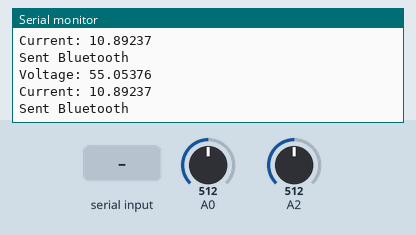
A sketch run on a simulated Arduino Uno, built for the host (arithmetic inside an expression is 32-bit, double 64-bit). Parts: the last lines printed to the serial monitor. Inputs (shaded band) come from the test bench; at power-on: A0 = 512, A2 = 512.

Above: at 1.2 s.
1.3 s: "d" received over the second serial link
2.8 s: "1" received over the second serial link
4.3 s: A0 set to 716
At 4.33 s:
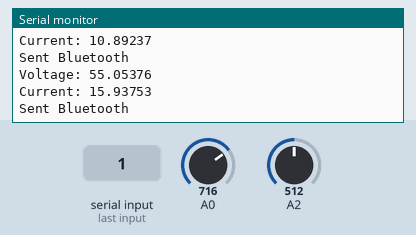
5.8 s: A2 set to 716
At 5.84 s:
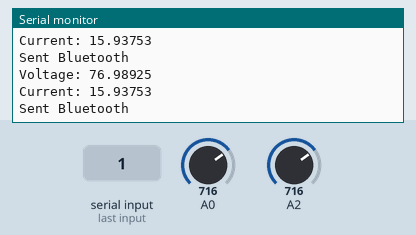
7.3 s: A0 set to 900
At 7.35 s:
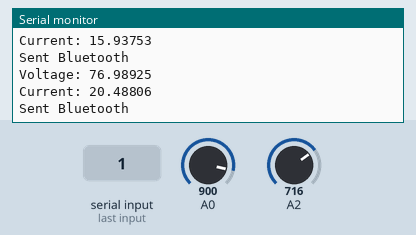
8.8 s: A2 set to 900
At 10.77 s:
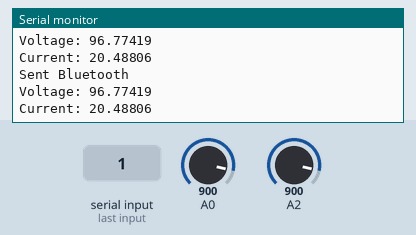
Timing chart, 0 to 11.3 s (numbered marks = the images above; inputs shaded):
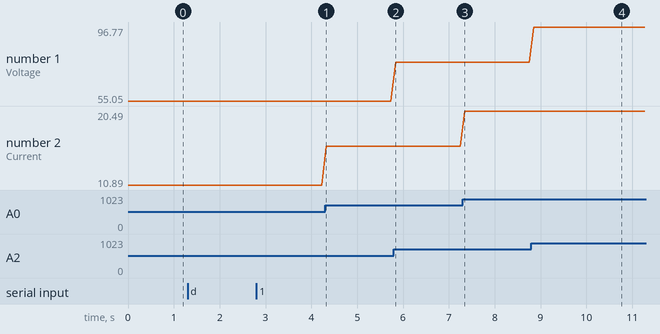

The sketch:

testingPotNewDontTouch.ino
```cpp
#include <SPI.h>
#include <SoftwareSerial.h>
SoftwareSerial ble(9,8); // RX, TX
float batteryOffset = 0;
float currentOffset = 0;

int currentPotLevel = 0;

const int CS = 10;
int PotWiperVoltage = 1;
int RawVoltage = 0;
float Voltage = 0;

void setup() {
  pinMode (CS, OUTPUT);
  Serial.begin(9600);
  ble.begin(9600);
  SPI.begin();
  MCP41010Write(currentPotLevel);
  analogReference(INTERNAL);
}

void loop() {
  int byteCounter = 0;
  int bytes[] = {0,0};
  boolean isOffsetMessage = false;

  if (ble.available()) {
    while (ble.available()) {
      bytes[byteCounter] = ble.read();
      if (bytes[byteCounter] == 100) {
        isOffsetMessage = true;
        byteCounter = -1;
      }
      byteCounter += 1;
    }

    float newCurrent = 0.0;
    float decimal = 0.0;
    decimal += bytes[1];
    newCurrent += bytes[0];
    Serial.print(decimal/100);
    newCurrent += (decimal/100.0);
    Serial.print("Updating Current To "); Serial.println(newCurrent);

    if (isOffsetMessage) {
      Serial.print("Got Offset of: "); Serial.println(newCurrent);
      currentOffset = newCurrent;
    } else {
        Serial.print("Got New Current of: "); Serial.println(newCurrent);
        if (newCurrent < 20) {
          setCurrent(newCurrent);
        }
    }


    byteCounter = 0;
  }

  // read the input on analog pin 0:
  int batteryValue = analogRead(2);
  int currentValue = analogRead(0);

  // Convert the analog reading (which goes from 0 - 1023) to a voltage (0 - 5V):
  float batteryVoltage = (batteryValue * ((1.1 / 1023.0)*100.0));
  int integerVoltage = batteryVoltage;
  float current =  (((currentValue * (1.1 / 1023.0))*23.0)-1.77);
  int integerCurrent = current;

   // print out the value you read:
  Serial.print("Voltage: ");Serial.println(batteryVoltage, 5);
  Serial.print("Current: ");Serial.println(current, 5);

  float battDecimal = (batteryVoltage - (integerVoltage))*100;
  float currentDecimal = (current - (integerCurrent))*100;
  //Serial.print(battDecimal);

  ble.write(batteryVoltage);
  ble.write(battDecimal);
  ble.write(current);
  ble.write(currentDecimal);

  Serial.println("Sent Bluetooth");

  delay(100);

}

void setCurrent(float newCurrent) {
  boolean didGetToCurrent = false;

  if (newCurrent < 0.2) {
    MCP41010Write(0);
    currentPotLevel = 0;
  } else {
    int currentValue = analogRead(0);
    float current =  (((currentValue * (1.1 / 1023.0))*23.0)-1.77 + currentOffset);

    if (newCurrent > current) {

      while (didGetToCurrent != true) {
        MCP41010Write(currentPotLevel);
        delay(50);

        int currentValue = analogRead(0);
        float current =  (((currentValue * (1.1 / 1023.0))*23.0)-1.77 + currentOffset);

        if ((newCurrent - current) < 0.13) {
          didGetToCurrent = true;
          MCP41010Write(currentPotLevel);
          Serial.print("Level Set: "); Serial.println(currentPotLevel);
        } else {
          currentPotLevel += 1;
        }
      }


    } else if (newCurrent < current) {

      while (didGetToCurrent != true) {
        MCP41010Write(currentPotLevel);
        delay(50);

        int currentValue = analogRead(0);
        float current =  (((currentValue * (1.1 / 1023.0))*23.0)-1.77 + currentOffset);

        if ((current - newCurrent) < 0.13) {
          didGetToCurrent = true;
          MCP41010Write(currentPotLevel);
          Serial.print("Level Set: "); Serial.println(currentPotLevel);
        } else {
          currentPotLevel -= 1;
        }

    }

  }
  }


}

void MCP41010Write(byte value)
{
  // Note that the integer vale passed to this subroutine
  // is cast to a byte

  digitalWrite(CS,LOW);
  SPI.transfer(B00010001); // This tells the chip to set the pot
  SPI.transfer(value);     // This tells it the pot position
  digitalWrite(CS,HIGH);


}
```

Measured:
- after the input at 4.3 s, the serial monitor: prints a new line at once (image 1)
- after the input at 5.8 s, the serial monitor: prints a new line at once (image 2)
- after the input at 7.3 s, the serial monitor: prints a new line after 0.05 s (image 3)
- after the input at 8.8 s, the serial monitor: prints a new line after 0.06 s (image 4)
- plotted number 1: 55.05 → 76.99 after the input at 5.8 s, 76.99 → 96.77 after the input at 8.8 s
- plotted number 2: 10.89 → 15.94 after the input at 4.3 s, 15.94 → 20.49 after the input at 7.3 s
